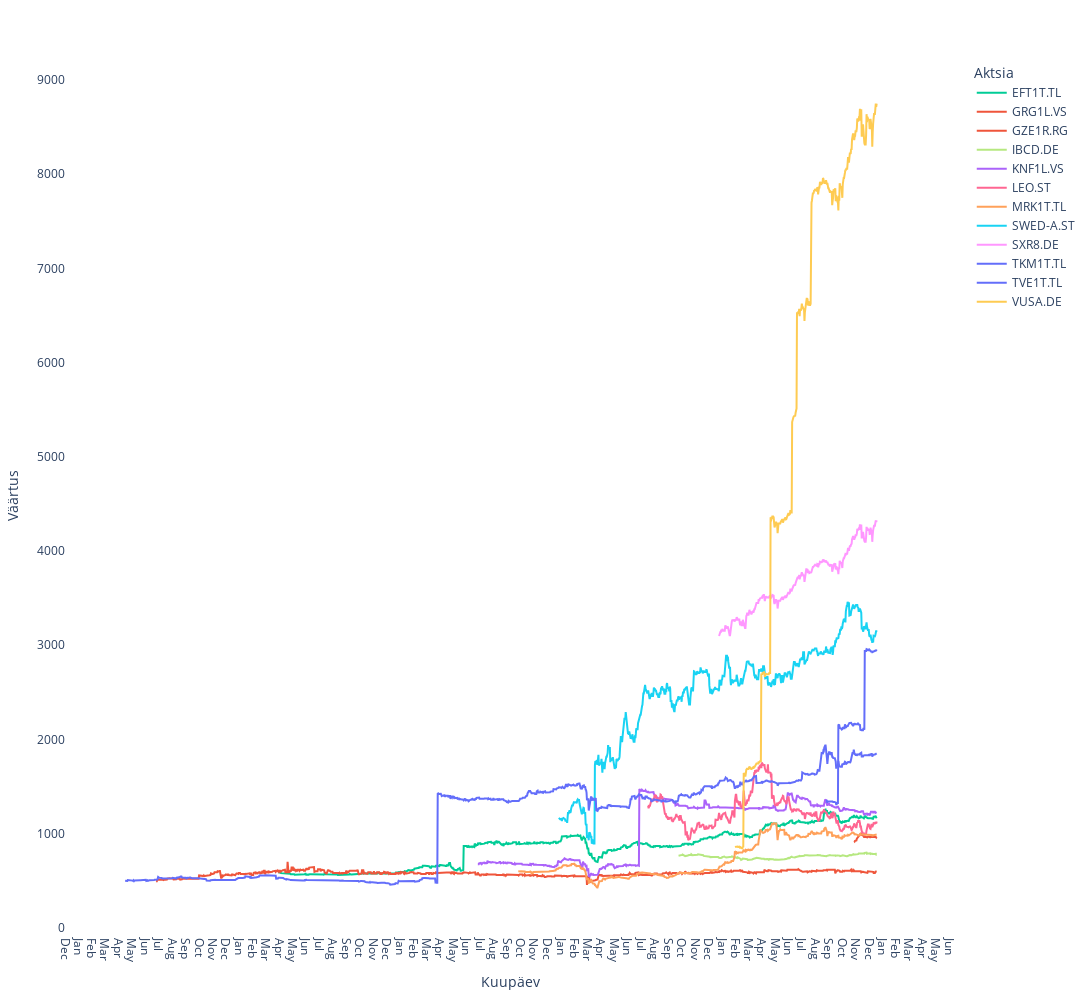

This figure's notebook cell:
### Code cell
# using Plots
using PlotlyJS

# plotlyjs()

lbls = [x for x in names(yearportfoliodf) if x != "Kuupäev"]
plotdf = stack(yearportfoliodf, lbls)
plotdf = DataFrames.rename(plotdf, ["Kuupäev", "Aktsia", "Väärtus"])
plotdf = plotdf[plotdf."Väärtus" .> 0,:]

layout = Layout(
    xaxis_title="Kuupäev",
    yaxis_title="Väärtus",
    legend_title_text="Aktsiad",
    xaxis=attr(dtick="M1", tickformat="%b", ticklabelmode="period", range=[periodstart, periodend]),
    plot_bgcolor="white",
    width=1800, height=1000,
)

PlotlyJS.plot(plotdf, x=:Kuupäev, y=:Väärtus, color=:Aktsia, legend = :outertopright, layout)

### Figure 1 — Plotly figure (JSON) as saved in the notebook; plotly's stock layout.template omitted (floating-point values rounded to 4 significant figures; data arrays with more than 128 entries replaced by an {"elided": "..."} marker saying what was removed)
{"data": [{"legend": "outertopright", "legendgroup": "EFT1T.TL", "marker": {"color": "#00cc96"}, "name": "EFT1T.TL", "showlegend": true, "type": "scatter", "x": {"elided": "1360 str values"}, "xaxis": "x", "y": {"elided": "1360 float values"}, "yaxis": "y"}, {"legend": "outertopright", "legendgroup": "GRG1L.VS", "marker": {"color": "#EF553B"}, "name": "GRG1L.VS", "showlegend": true, "type": "scatter", "x": ["2021-11-09", "2021-11-10", "2021-11-11", "2021-11-12", "2021-11-13", "2021-11-14", "2021-11-15", "2021-11-16", "2021-11-17", "2021-11-18", "2021-11-19", "2021-11-20", "2021-11-21", "2021-11-22", "2021-11-23", "2021-11-24", "2021-11-25", "2021-11-26", "2021-11-27", "2021-11-28", "2021-11-29", "2021-11-30", "2021-12-01", "2021-12-02", "2021-12-03", "2021-12-04", "2021-12-05", "2021-12-06", "2021-12-07", "2021-12-08", "2021-12-09", "2021-12-10", "2021-12-11", "2021-12-12", "2021-12-13", "2021-12-14", "2021-12-15", "2021-12-16", "2021-12-17", "2021-12-18", "2021-12-19", "2021-12-20", "2021-12-21", "2021-12-22", "2021-12-23", "2021-12-24", "2021-12-25", "2021-12-26", "2021-12-27", "2021-12-28", "2021-12-29", "2021-12-30"], "xaxis": "x", "y": [921.4, 915.2, 923.5, 927.7, 927.7, 927.7, 946.4, 952.6, 961.0, 967.2, 975.5, 975.5, 975.5, 985.9, 990.1, 1003.0, 988, 981.8, 981.8, 981.8, 981.8, 963.0, 961.0, 956.8, 967.2, 967.2, 967.2, 967.2, 961.0, 961.0, 958.9, 967.2, 967.2, 967.2, 963.0, 963.0, 961.0, 965.1, 965.1, 965.1, 965.1, 965.1, 963.0, 961.0, 963.0, 963.0, 963.0, 963.0, 967.2, 963.0, 956.8, 963.0], "yaxis": "y"}, {"legend": "outertopright", "legendgroup": "GZE1R.RG", "marker": {"color": "#EF553B"}, "name": "GZE1R.RG", "showlegend": true, "type": "scatter", "x": {"elided": "1638 str values"}, "xaxis": "x", "y": {"elided": "1638 float values"}, "yaxis": "y"}, {"legend": "outertopright", "legendgroup": "IBCD.DE", "marker": {"color": "#B6E880"}, "name": "IBCD.DE", "showlegend": true, "type": "scatter", "x": {"elided": "451 str values"}, "xaxis": "x", "y": {"elided": "451 float values"}, "yaxis": "y"}, {"legend": "outertopright", "legendgroup": "KNF1L.VS", "marker": {"color": "#ab63fa"}, "name": "KNF1L.VS", "showlegend": true, "type": "scatter", "x": {"elided": "907 str values"}, "xaxis": "x", "y": {"elided": "907 float values"}, "yaxis": "y"}, {"legend": "outertopright", "legendgroup": "LEO.ST", "marker": {"color": "#FF6692"}, "name": "LEO.ST", "showlegend": true, "type": "scatter", "x": {"elided": "521 str values"}, "xaxis": "x", "y": {"elided": "521 float values"}, "yaxis": "y"}, {"legend": "outertopright", "legendgroup": "MRK1T.TL", "marker": {"color": "#FFA15A"}, "name": "MRK1T.TL", "showlegend": true, "type": "scatter", "x": {"elided": "815 str values"}, "xaxis": "x", "y": {"elided": "815 float values"}, "yaxis": "y"}, {"legend": "outertopright", "legendgroup": "SWED-A.ST", "marker": {"color": "#19d3f3"}, "name": "SWED-A.ST", "showlegend": true, "type": "scatter", "x": {"elided": "723 str values"}, "xaxis": "x", "y": {"elided": "723 float values"}, "yaxis": "y"}, {"legend": "outertopright", "legendgroup": "SXR8.DE", "marker": {"color": "#FF97FF"}, "name": "SXR8.DE", "showlegend": true, "type": "scatter", "x": {"elided": "359 str values"}, "xaxis": "x", "y": {"elided": "359 float values"}, "yaxis": "y"}, {"legend": "outertopright", "legendgroup": "TKM1T.TL", "marker": {"color": "#636efa"}, "name": "TKM1T.TL", "showlegend": true, "type": "scatter", "x": {"elided": "1708 str values"}, "xaxis": "x", "y": {"elided": "1708 float values"}, "yaxis": "y"}, {"legend": "outertopright", "legendgroup": "TVE1T.TL", "marker": {"color": "#636efa"}, "name": "TVE1T.TL", "showlegend": true, "type": "scatter", "x": ["2021-09-07", "2021-09-08", "2021-09-09", "2021-09-10", "2021-09-11", "2021-09-12", "2021-09-13", "2021-09-14", "2021-09-15", "2021-09-16", "2021-09-17", "2021-09-18", "2021-09-19", "2021-09-20", "2021-09-21", "2021-09-22", "2021-09-23", "2021-09-24", "2021-09-25", "2021-09-26", "2021-09-27", "2021-09-28", "2021-09-29", "2021-09-30", "2021-10-01", "2021-10-02", "2021-10-03", "2021-10-04", "2021-10-05", "2021-10-06", "2021-10-07", "2021-10-08", "2021-10-09", "2021-10-10", "2021-10-11", "2021-10-12", "2021-10-13", "2021-10-14", "2021-10-15", "2021-10-16", "2021-10-17", "2021-10-18", "2021-10-19", "2021-10-20", "2021-10-21", "2021-10-22", "2021-10-23", "2021-10-24", "2021-10-25", "2021-10-26", "2021-10-27", "2021-10-28", "2021-10-29", "2021-10-30", "2021-10-31", "2021-11-01", "2021-11-02", "2021-11-03", "2021-11-04", "2021-11-05", "2021-11-06", "2021-11-07", "2021-11-08", "2021-11-09", "2021-11-10", "2021-11-11", "2021-11-12", "2021-11-13", "2021-11-14", "2021-11-15", "2021-11-16", "2021-11-17", "2021-11-18", "2021-11-19", "2021-11-20", "2021-11-21", "2021-11-22", "2021-11-23", "2021-11-24", "2021-11-25", "2021-11-26", "2021-11-27", "2021-11-28", "2021-11-29", "2021-11-30", "2021-12-01", "2021-12-02", "2021-12-03", "2021-12-04", "2021-12-05", "2021-12-06", "2021-12-07", "2021-12-08", "2021-12-09", "2021-12-10", "2021-12-11", "2021-12-12", "2021-12-13", "2021-12-14", "2021-12-15", "2021-12-16", "2021-12-17", "2021-12-18", "2021-12-19", "2021-12-20", "2021-12-21", "2021-12-22", "2021-12-23", "2021-12-24", "2021-12-25", "2021-12-26", "2021-12-27", "2021-12-28", "2021-12-29", "2021-12-30"], "xaxis": "x", "y": [1359, 1345.0, 1328.0, 1341, 1341, 1341, 1339.0, 1339.0, 1343.0, 1345.0, 1346.0, 1346.0, 1346.0, 1339.0, 1339.0, 1336.0, 1339.0, 1336.0, 1336.0, 1336.0, 1337.0, 1330.0, 1310.0, 1310.0, 1323, 1323, 1323, 2158.0, 2152.0, 2152.0, 2123.0, 2114.0, 2114.0, 2114.0, 2120.0, 2105.0, 2108.0, 2129.0, 2117, 2117, 2117, 2117, 2158.0, 2149.0, 2123.0, 2140.0, 2140.0, 2140.0, 2135.0, 2149.0, 2161.0, 2170.0, 2172.0, 2172.0, 2172.0, 2172.0, 2175.0, 2167.0, 2155.0, 2146.0, 2146.0, 2146.0, 2170.0, 2170.0, 2155.0, 2164.0, 2161.0, 2161.0, 2161.0, 2161.0, 2161.0, 2170.0, 2170.0, 2158.0, 2158.0, 2158.0, 2152.0, 2102.0, 2099.0, 2091.0, 2097.0, 2097.0, 2097.0, 2097.0, 2120.0, 2102.0, 2102.0, 2938.0, 2938.0, 2938.0, 2938.0, 2958, 2958, 2954.0, 2946.0, 2946.0, 2946.0, 2954.0, 2946.0, 2946.0, 2934.0, 2934.0, 2934.0, 2934.0, 2925.0, 2929.0, 2934.0, 2938.0, 2938.0, 2938.0, 2938.0, 2946.0, 2938.0, 2942.0, 2954.0], "yaxis": "y"}, {"legend": "outertopright", "legendgroup": "VUSA.DE", "marker": {"color": "#FECB52"}, "name": "VUSA.DE", "showlegend": true, "type": "scatter", "x": {"elided": "323 str values"}, "xaxis": "x", "y": {"elided": "323 float values"}, "yaxis": "y"}], "layout": {"height": 1000, "legend": {"title": {"text": "Aktsia"}, "tracegroupgap": 0}, "margin": {"b": 50, "l": 50, "r": 50, "t": 60}, "plot_bgcolor": "white", "width": 1800, "xaxis": {"autorange": false, "dtick": "M1", "range": ["2016-12-14 16:50:37.9939", "2022-06-23 15:19:48.356"], "tickformat": "%b", "ticklabelmode": "period", "title": {"text": "Kuupäev"}, "type": "date"}, "yaxis": {"autorange": false, "range": [-34.64, 9212.0], "title": {"text": "Väärtus"}, "type": "linear"}}}
